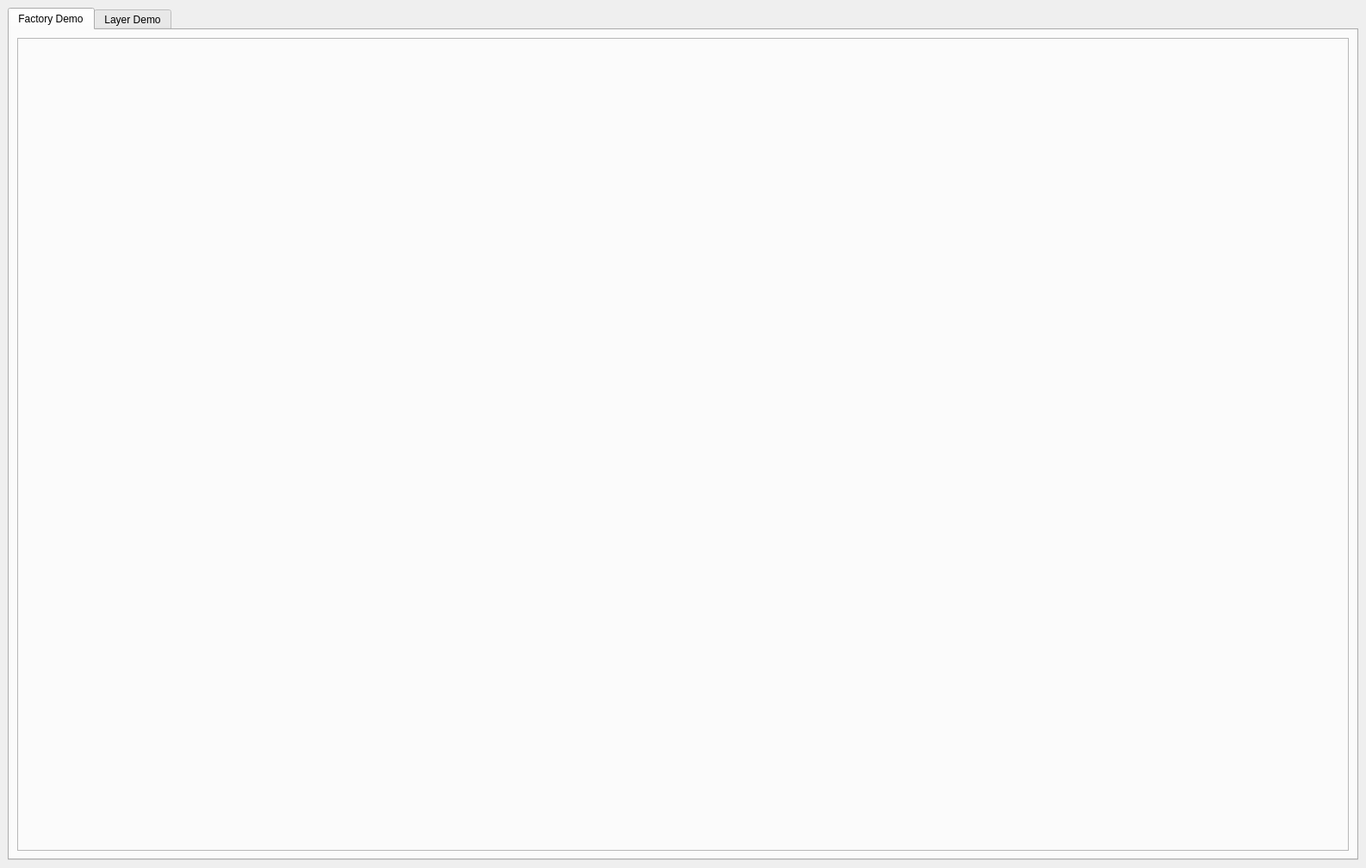
<?xml version="1.0" encoding="UTF-8"?>
<ui version="4.0">
 <class>MainWindow</class>
 <widget class="QMainWindow" name="MainWindow">
  <property name="geometry">
   <rect>
    <x>0</x>
    <y>0</y>
    <width>1586</width>
    <height>1008</height>
   </rect>
  </property>
  <property name="windowTitle">
   <string> VirtualRobot - ShowScene</string>
  </property>
  <widget class="QWidget" name="centralwidget">
   <layout class="QGridLayout" name="gridLayout">
    <item row="0" column="0">
     <widget class="QTabWidget" name="tabWidget">
      <property name="currentIndex">
       <number>0</number>
      </property>
      <widget class="QWidget" name="tab2">
       <attribute name="title">
        <string>Factory Demo</string>
       </attribute>
       <layout class="QGridLayout" name="gridLayout2">
        <item row="0" column="0">
         <widget class="QFrame" name="frameViewer1">
          <property name="frameShape">
           <enum>QFrame::StyledPanel</enum>
          </property>
          <property name="frameShadow">
           <enum>QFrame::Raised</enum>
          </property>
         </widget>
        </item>
       </layout>
      </widget>
      <widget class="QWidget" name="tab1">
       <attribute name="title">
        <string>Layer Demo</string>
       </attribute>
       <layout class="QGridLayout" name="gridLayout1">
        <item row="0" column="0">
         <widget class="QFrame" name="frameViewer2">
          <property name="frameShape">
           <enum>QFrame::StyledPanel</enum>
          </property>
          <property name="frameShadow">
           <enum>QFrame::Raised</enum>
          </property>
         </widget>
        </item>
       </layout>
      </widget>
     </widget>
    </item>
   </layout>
  </widget>
 </widget>
 <resources/>
 <connections/>
</ui>
